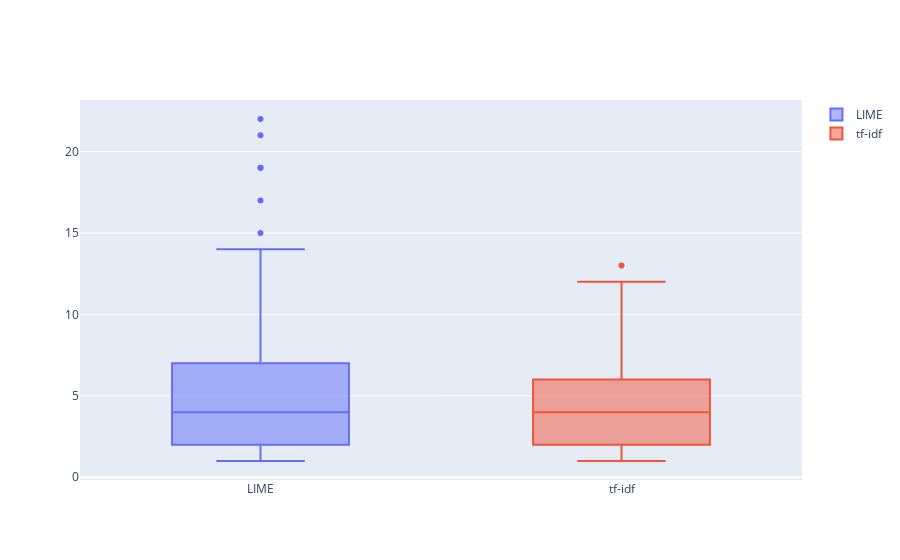

The notebook cell saved with this chart:
### Code cell
compare_boxplots(lime_argmax_f1score, 
                 baseline_argmax_f1score, 
                 'LIME', 
                 'tf-idf', 
                 use_plotly)

### Figure 1 — Plotly figure (JSON) as saved in the notebook; plotly's stock layout.template omitted (floating-point values rounded to 4 significant figures; data arrays with more than 128 entries replaced by an {"elided": "..."} marker saying what was removed)
{"data": [{"name": "LIME", "type": "box", "y": {"elided": "185 int values"}}, {"name": "tf-idf", "type": "box", "y": {"elided": "194 int values"}}], "layout": {}}
